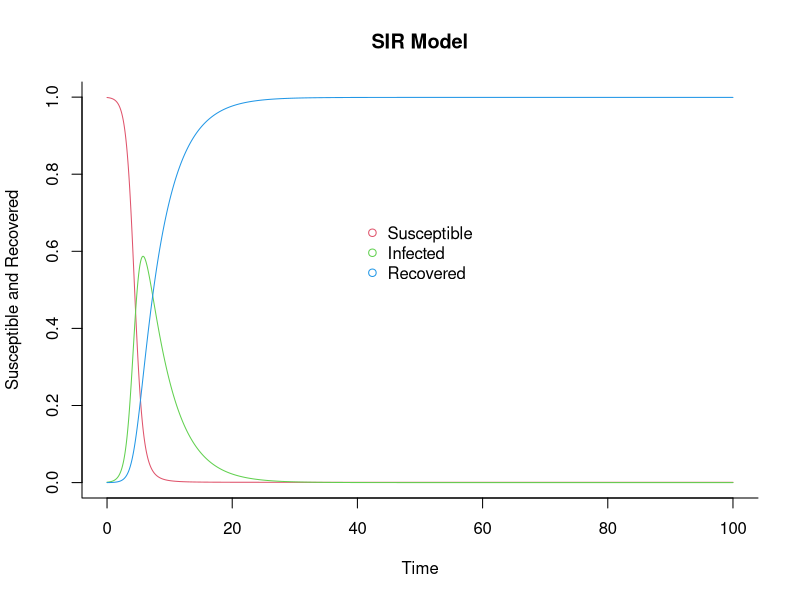
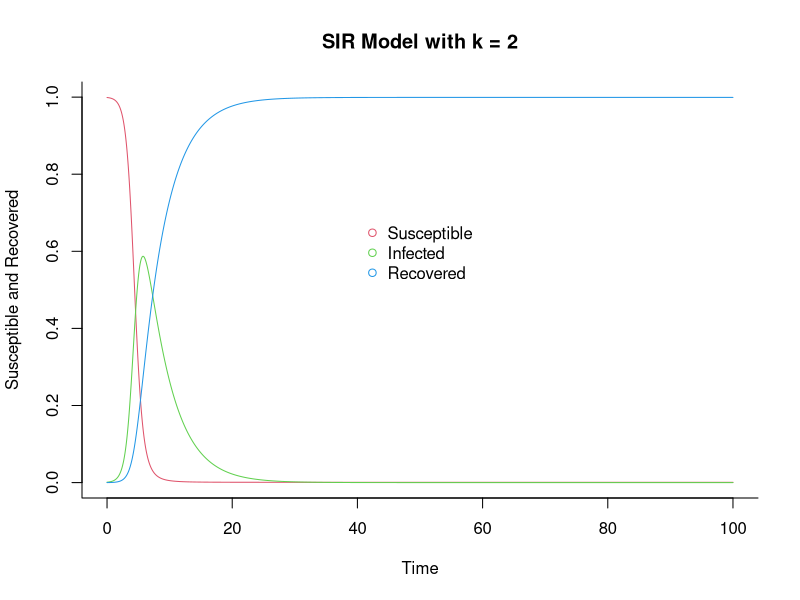
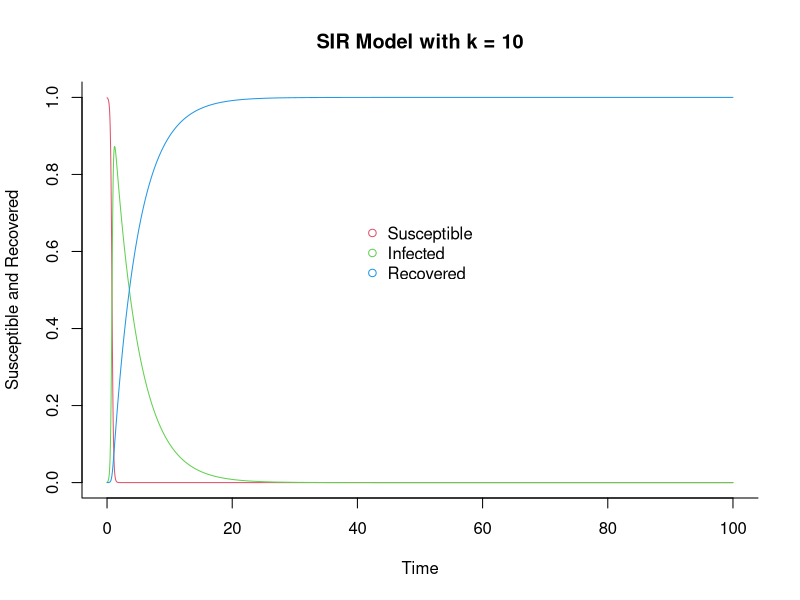
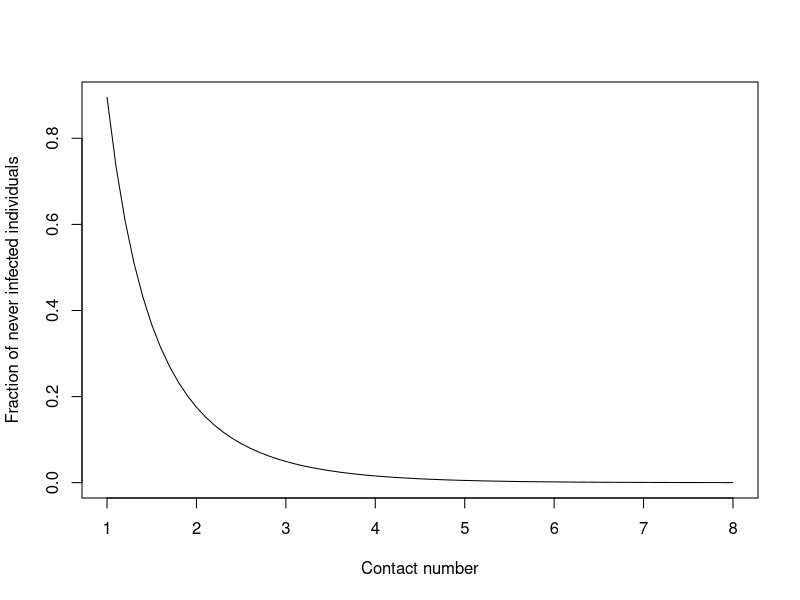

Reproduce these figures in R, in order.
## ---- chunk 1
knitr::opts_chunk$set(echo = TRUE)
## ---- chunk 2
library(deSolve)

## Create an SIR function
sir <- function(time, state, parameters) {
  
  with(as.list(c(state, parameters)), {
    
    dS <- -beta * S * I
    dI <-  beta * S * I - gamma * I
    dR <-                 gamma * I
    
    return(list(c(dS, dI, dR)))
  })
}

### Set parameters
## Proportion in each compartment: Susceptible 0.9999, Infected 0.0001, Recovered 0
init       <- c(S = 0.999, I = 0.001, R = 0.0)

## beta: infection parameter; gamma: recovery parameter
p =0.9
k= 2

gamma = 0.25

## 
beta = p * k

parameters <- c(beta , gamma)
## Time frame
times_constant_k      <- seq(0, 100, by = 0.01)

## Solve using ode (General Solver for Ordinary Differential Equations)
out_constant_k <- ode(y = init, times = times_constant_k, func = sir, parms = parameters)
## change to data frame
out_constant_k <- as.data.frame(out_constant_k)
## Delete time variable
out_constant_k$time <- NULL
## Plot
matplot(x = times_constant_k, y = out_constant_k, type = "l",
        xlab = "Time", ylab = "Susceptible and Recovered", 
        main = "SIR Model",
        lwd = 1, lty = 1, bty = "l", col = 2:4)

## Add legend
legend(40, 0.7, c("Susceptible", "Infected", "Recovered"), pch = 1, col = 2:4, bty = "n")

## ---- chunk 3
gamma = 0.25
k = 2
## 
beta = p * k

parameters <- c(beta , gamma)
## Time frame
times_constant_k      <- seq(0, 100, by = 0.01)

## Solve using ode (General Solver for Ordinary Differential Equations)
out_constant_k <- ode(y = init, times = times_constant_k, func = sir, parms = parameters)
## change to data frame
out_constant_k <- as.data.frame(out_constant_k)
## Delete time variable
out_constant_k$time <- NULL
## Plot
matplot(x = times_constant_k, y = out_constant_k, type = "l",
        xlab = "Time", ylab = "Susceptible and Recovered", 
        main = "SIR Model with k = 2",
        lwd = 1, lty = 1, bty = "l", col = 2:4)

## Add legend
legend(40, 0.7, c("Susceptible", "Infected", "Recovered"), pch = 1, col = 2:4, bty = "n")

## ---- chunk 4
gamma = 0.25
k = 10
## 
beta = p * k

parameters <- c(beta , gamma)
## Time frame
times_constant_k      <- seq(0, 100, by = 0.01)

## Solve using ode (General Solver for Ordinary Differential Equations)
out_constant_k <- ode(y = init, times = times_constant_k, func = sir, parms = parameters)
## change to data frame
out_constant_k <- as.data.frame(out_constant_k)
## Delete time variable
out_constant_k$time <- NULL
## Plot
matplot(x = times_constant_k, y = out_constant_k, type = "l",
        xlab = "Time", ylab = "Susceptible and Recovered", 
        main = "SIR Model with k = 10",
        lwd = 1, lty = 1, bty = "l", col = 2:4)

## Add legend
legend(40, 0.7, c("Susceptible", "Infected", "Recovered"), pch = 1, col = 2:4, bty = "n")

## ---- chunk 5
## Load deSolve package
library(pracma)

p = 0.95
gamma <- 0.9
Y <- 1
X <- 1
s0 <- 1-1e-4
j = seq(1, 8 , by = 0.1)
for (k in j) {
  beta <- k*p
  R0 = beta / gamma
  S <- -(lambertWp(-s0 * R0 * exp(-R0)))/R0
  Y <- c(Y,S)
  X <- c(X, k)
}
X <- X[-1]
Y <- Y[-1]
plot(X, Y, type = "l", ylab = "Fraction of never infected individuals", 
     xlab = "Contact number")
